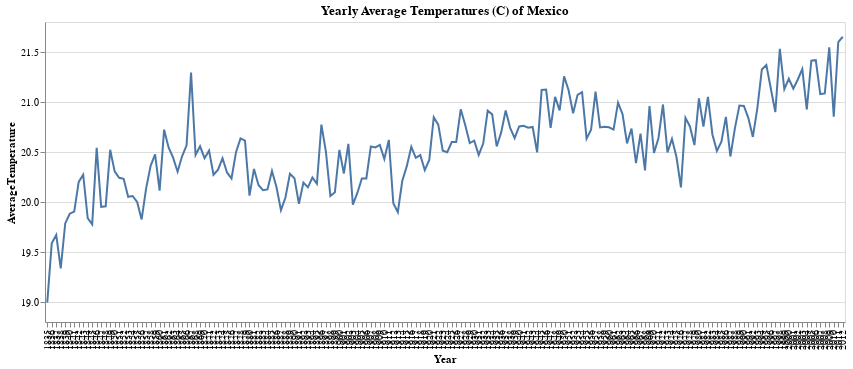

Notebook source saved alongside this figure:
### Code cell
location = 'Mexico'
temps = get_yearly_temps(location)

# Line plot using Altair
alt.Chart(temps).mark_line().encode(
    x = 'Year:O',
    y = alt.Y('AverageTemperature', scale=alt.Scale(zero=False))
).properties(
    title = 'Yearly Average Temperatures (C) of ' + location,
    width = 800
)

### Figure 1 — Vega-Lite specification as saved in the notebook (floating-point values rounded to 4 significant figures; data arrays with more than 128 entries replaced by an {"elided": "..."} marker saying what was removed)
{"config": {"view": {"continuousWidth": 400, "continuousHeight": 300}}, "data": {"name": "data-28155dcd69f26b737ab07553368b4035"}, "mark": "line", "encoding": {"x": {"type": "ordinal", "field": "Year"}, "y": {"type": "quantitative", "field": "AverageTemperature", "scale": {"zero": false}}}, "title": "Yearly Average Temperatures (C) of Mexico", "width": 800, "$schema": "https://vega.github.io/schema/vega-lite/v4.0.2.json", "datasets": {"data-28155dcd69f26b737ab07553368b4035": {"elided": "178 records"}}}
